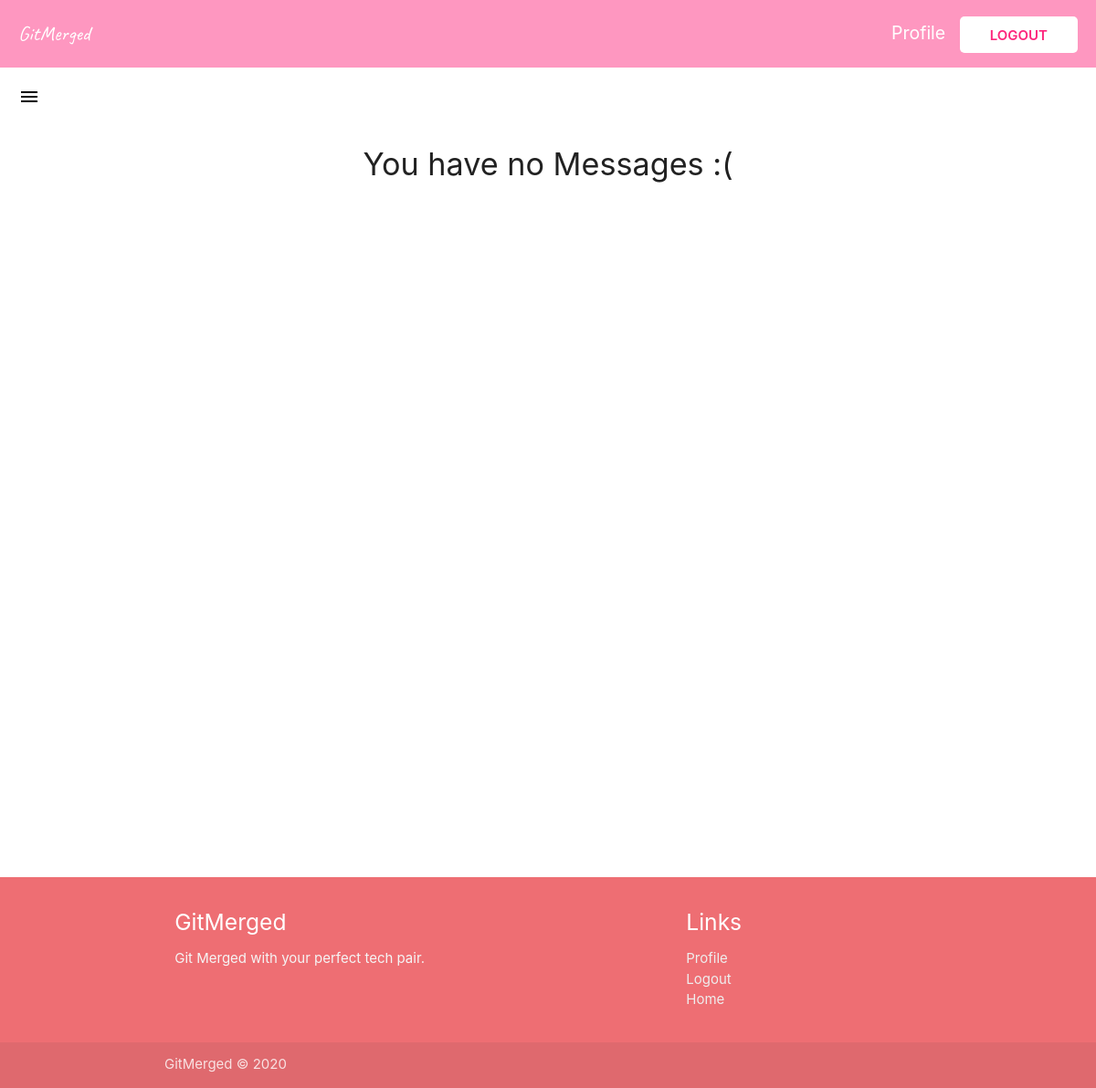
The page /view-messages/ (signed in) on the database as committed earlier.
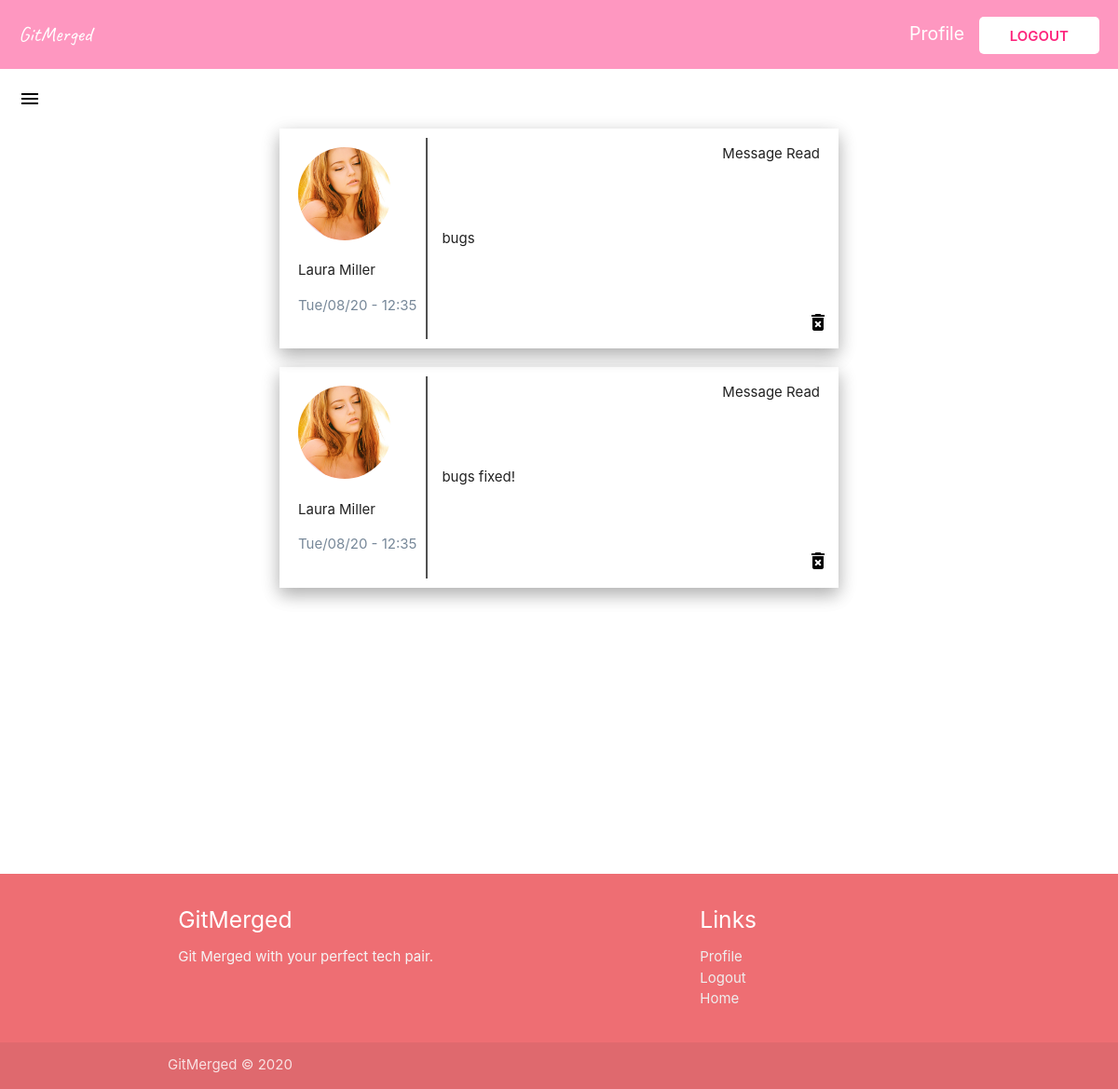
The same page on the database as committed later.
### main/models.py (models this page shows, shortened)
class Message(models.Model):
    content = models.TextField()
    date_posted = models.DateTimeField(default=timezone.now)
    author = models.ForeignKey(
        User, on_delete=models.CASCADE, related_name="author")
    receiver = models.ForeignKey(
        User, on_delete=models.CASCADE, related_name="receiver", null=True)
    status = models.BooleanField(default=False)

### users/models.py (models this page shows, shortened)
class Profile(models.Model):
    TEXT_C = [
        ("Vim", "Vim"),
        ("EMACS", "EMACS")
    ]
    GENDER_C = [
        ("Male", "Male"),
        ("Female", "Female"),
        ("Other", "Other")
    ]
    OS_C = [
        ("Windows", "Windows"),
        ("Mac", "Mac"),
        ("Linux", "Linux")
    ]
    SPACES_C = [
        ("Tabs", "Tabs"),
        ("Spaces", "Spaces")
    ]
    user = models.OneToOneField(User, on_delete=models.CASCADE)
    full_name = models.CharField(max_length=100, null=True)
    age = models.IntegerField(null=True)
    gender = models.CharField(
        max_length=50, blank=True, null=True, choices=GENDER_C)
    profile_image = models.ImageField(
        upload_to='profile_pic', default="default.jpg", null=True, blank=True)
    bio = models.TextField(null=True)
    tech_stack = models.CharField(max_length=500, null=True)
    editor = models.CharField(
        max_length=5, choices=TEXT_C, default=None, null=True, blank=True)
    os = models.CharField(
        max_length=10, choices=OS_C, default=None, null=True, blank=True)
    spacing = models.CharField(
        max_length=10, choices=SPACES_C, default=None, null=True, blank=True)
    likeability = models.ManyToManyField(
        User, related_name="likes", blank=True)
    blocked_by = models.ManyToManyField(
        User, related_name="blocked", blank=True)

### main/views.py (the view)
# urls.py: path("view-messages/", views.ViewMessages, name="view-messages"),
@login_required
def ViewMessages(req):
    messages = Message.objects.filter(receiver=req.user)
    unreadMessages = Message.objects.filter(
        receiver=req.user).filter(status=False).count()
    userIn = req.user
    context = {
        'msgs': messages,
        'userIn': userIn,
        'unreadmsgs': unreadMessages
    }
    return render(req, "messages.html", context)

### main/templates/messages.html (shortened to what this page needs)
{% extends "base.html" %}
{% block content %}
<section>
  <div class="navigation navigation--bg">
    <a href="{% url 'date-page' %}" class="logo link">GitMerged</a>
    <div>
      {% if user.is_authenticated %}
      <a href="{% url 'profile-page' %}" class="profile-link link">Profile</a>
      <a href="{% url 'logout' %}" class="login link">Logout</a>
      {% else %}
      <a href="{% url 'login' %}" class="login link">Log in</a>
      {% endif %}
    </div>
  </div>
  <div class="burger">
    {% if unreadmsgs > 0 %}
      <a href="#" data-target="slide-out" class="sidenav-trigger"
        ><span class="new badge">{{unreadmsgs}}</span>
        <i class="material-icons" style="color: black; margin: 20px;">menu</i>
      </a>
    {% else %}
      <a href="#" data-target="slide-out" class="sidenav-trigger"
        >
        <i class="material-icons" style="color: black; margin: 20px;">menu</i>
      </a>
    {% endif %}
  </div>
</section>
<section class="messages">
{% if msgs %}
  {% for msg in msgs %}
      <div class="message">
          <div class="message__detail">
              <img class="message__image" src='{{msg.author.profile.profile_image.url}}' />
              <p class="message__authort">{{msg.author.profile.full_name}}</p>
              <p class="message__date">{{msg.date_posted|date:"D/m/y - H:i"}}</p>
          </div>
          <div class="message__content">
              <p class="message__msg">{{msg.content}}</p>
          </div>
          <form method="POST", action="{% url 'mark-read' msg.pk %}">
              {% if not msg.status %}
                  <button class="mark-read" name="msg_id" value="{{msg.id}}"><i class="tiny material-icons">check_circle</i>Mark as Read</button>
              {% else %}
                  <p class="read">Message Read</p>
              {% endif %}
          </form>
          <a href="{% url 'delete-message' msg.pk %}" class="remove-btn"><i class="material-icons">delete_forever</i></a>
      </div>
  {% endfor %}
{% else %}
  <h4 style="text-align:center">You have no Messages :(</h4>
{% endif %}
</section>
{% include "footer.html" %}
{% endblock content %}

### main/templates/base.html (shortened to what this page needs)
{% load static %}
<!DOCTYPE html>
<html lang="en">
  <head>
    <link
      rel="stylesheet"
      href="https://cdnjs.cloudflare.com/ajax/libs/materialize/1.0.0/css/materialize.min.css"
    />
    <link rel="stylesheet" href="{% static 'main/main.css' %}" />
    <link
      rel="stylesheet"
      href="https://cdnjs.cloudflare.com/ajax/libs/font-awesome/5.14.0/css/all.min.css"
    />
  </head>
  <body>
    {% block content %}{% endblock content %}
  </body>
</html>

### main/templates/footer.html
<footer class="page-footer">
  <div class="container">
    <div class="row">
      <div class="col l6 s12">
        <h5 class="white-text">GitMerged</h5>
        <p class="grey-text text-lighten-4">
          Git Merged with your perfect tech pair.
        </p>
      </div>
      <div class="col l4 offset-l2 s12">
        <h5 class="white-text">Links</h5>
        <ul>
          <li>
            <a class="grey-text text-lighten-3" href="{% url 'profile-page' %}"
              >Profile</a
            >
          </li>
          <li>
            <a class="grey-text text-lighten-3" href="{% url 'logout' %}"
              >Logout</a
            >
          </li>
          <li>
            <a class="grey-text text-lighten-3" href="{% url 'date-page' %}"
              >Home</a
            >
          </li>
        </ul>
      </div>
    </div>
  </div>
  <div class="footer-copyright">
    <div class="container">
      GitMerged © 2020
    </div>
  </div>
</footer>

### main/static/main/main.css (style rules this page uses)
a { text-decoration: none !important; }
.navigation { z-index: 999; text-decoration: none; color: white; display: flex; justify-content: space-between; align-items: center; grid-row: 0/1; padding: 20px; font-size: 1.3rem; }
.navigation--bg { background: #fd267c7a; }
.logo { color: white; font-family: "Caveat", cursive; font-size: 1.5rem; }
.login { text-decoration: none; color: #fd267d; position: relative; background: white; padding: 0.7rem 2.2rem; text-transform: uppercase; font-weight: 600; font-size: 1rem; border-radius: 5px; }
.profile-link { text-decoration: none; color: white; margin-right: 10px; }
.messages { min-height: 100vh; margin: auto; }
.message { display: flex; position: relative; margin: auto; padding: 10px; max-width: 40rem; align-items: center; box-shadow: 0 8px 17px 0 rgba(0, 0, 0, 0.2), 0 6px 20px 0 rgba(0, 0, 0, 0.15); margin-bottom: 20px; }
.message__detail { padding: 10px; border-right: 2px solid #515151; }
.message__image { height: 100px; border-radius: 50%; }
.message__date { color: lightslategray; }
.message__content { margin: 15px; }
.message__msg { margin: 0 auto; }
.burger a { position: relative; }
.read { position: absolute; top: 1px; right: 20px; }
.remove-btn { position: absolute; color: black; bottom: 10px; right: 10px; }

Rows that differ between the two databases and show on the page:
added Message: author.profile.profile_image (picture), author.profile.full_name "Laura Miller", date_posted "Tue/08/20 - 12:35", content "bugs", status "Message Read"
added Message: author.profile.profile_image (picture), author.profile.full_name "Laura Miller", date_posted "Tue/08/20 - 12:35", content "bugs fixed!", status "Message Read"
Other text that changed with them:
text no longer shown: "You have no Messages :("
